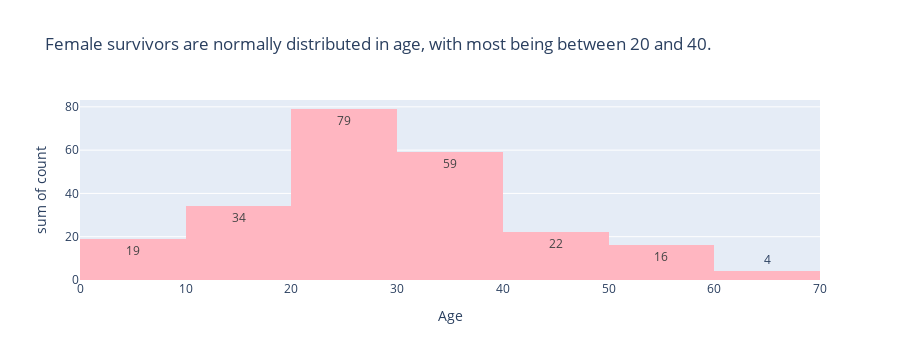

The notebook cell saved with this chart:
### Code cell
# What's the age composition among females?
survivor_females = survivors[survivors['Sex']=='female']
survivor_females_age_count = survivor_females['Age'].value_counts().reset_index()
px.histogram(survivor_females_age_count,x='Age',y='count',text_auto=True,color_discrete_sequence=['lightpink'],title='Female survivors are normally distributed in age, with most being between 20 and 40.')

### Figure 1 — Plotly figure (JSON) as saved in the notebook; plotly's stock layout.template omitted (floating-point values rounded to 4 significant figures)
{"data": [{"alignmentgroup": "True", "bingroup": "x", "histfunc": "sum", "hovertemplate": "Age=%{x}<br>sum of count=%{y}<extra></extra>", "legendgroup": "", "marker": {"color": "lightpink", "pattern": {"shape": ""}}, "name": "", "offsetgroup": "", "orientation": "v", "showlegend": false, "texttemplate": "%{value}", "type": "histogram", "x": [21.5, 35, 24, 22, 30, 18, 36, 19, 28, 33, 4, 27, 29, 31, 17, 40, 16, 34, 50, 15, 38, 23, 5, 21, 39, 48, 58, 42, 54, 26, 45, 14, 52, 2, 0.75, 13, 25, 44, 41, 32, 1, 49, 63, 60, 6, 47, 62, 43, 51, 53, 55, 3, 32.5, 7, 8, 56], "xaxis": "x", "y": [25, 17, 14, 10, 9, 8, 7, 7, 7, 6, 5, 5, 5, 5, 5, 5, 5, 4, 4, 4, 4, 4, 4, 4, 4, 3, 3, 3, 3, 3, 3, 3, 2, 2, 2, 2, 2, 2, 2, 2, 2, 2, 2, 1, 1, 1, 1, 1, 1, 1, 1, 1, 1, 1, 1, 1], "yaxis": "y"}], "layout": {"barmode": "relative", "height": 360, "legend": {"tracegroupgap": 0}, "title": {"text": "Female survivors are normally distributed in age, with most being between 20 and 40."}, "xaxis": {"anchor": "y", "autorange": true, "domain": [0, 1], "range": [0, 70], "title": {"text": "Age"}, "type": "linear"}, "yaxis": {"anchor": "x", "autorange": true, "domain": [0, 1], "range": [0, 83.16], "title": {"text": "sum of count"}, "type": "linear"}}}
